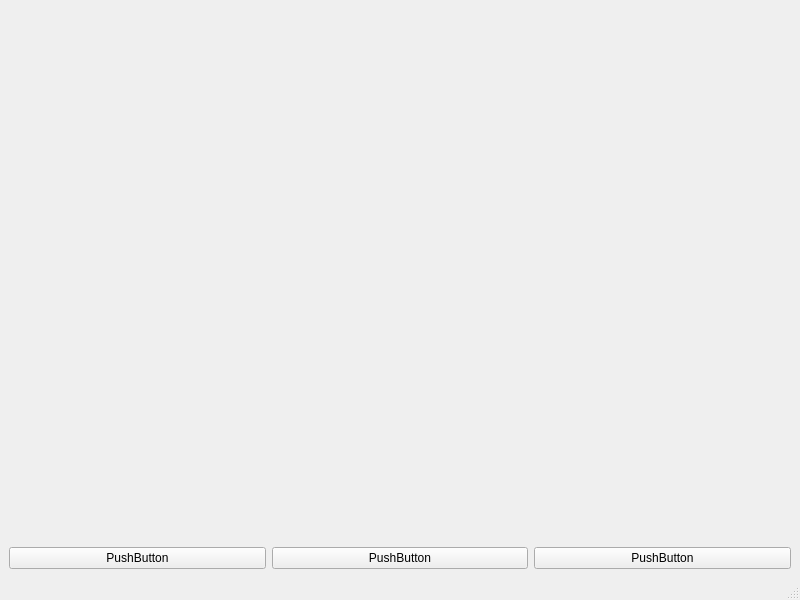
<?xml version="1.0" encoding="UTF-8"?>
<ui version="4.0">
 <class>MainWindow</class>
 <widget class="QMainWindow" name="MainWindow">
  <property name="geometry">
   <rect>
    <x>0</x>
    <y>0</y>
    <width>800</width>
    <height>600</height>
   </rect>
  </property>
  <property name="windowTitle">
   <string>MainWindow</string>
  </property>
  <widget class="QWidget" name="centralwidget">
   <layout class="QVBoxLayout" name="verticalLayout_2">
    <item>
     <layout class="QVBoxLayout" name="verticalLayout">
      <item>
       <spacer name="verticalSpacer">
        <property name="orientation">
         <enum>Qt::Vertical</enum>
        </property>
        <property name="sizeHint" stdset="0">
         <size>
          <width>20</width>
          <height>40</height>
         </size>
        </property>
       </spacer>
      </item>
     </layout>
    </item>
    <item>
     <layout class="QHBoxLayout" name="horizontalLayout">
      <item>
       <widget class="QPushButton" name="pushButton">
        <property name="text">
         <string>PushButton</string>
        </property>
       </widget>
      </item>
      <item>
       <widget class="QPushButton" name="pushButton_3">
        <property name="text">
         <string>PushButton</string>
        </property>
       </widget>
      </item>
      <item>
       <widget class="QPushButton" name="pushButton_2">
        <property name="text">
         <string>PushButton</string>
        </property>
       </widget>
      </item>
     </layout>
    </item>
   </layout>
  </widget>
  <widget class="QMenuBar" name="menubar">
   <property name="geometry">
    <rect>
     <x>0</x>
     <y>0</y>
     <width>800</width>
     <height>27</height>
    </rect>
   </property>
  </widget>
  <widget class="QStatusBar" name="statusbar"/>
 </widget>
 <resources/>
 <connections/>
</ui>
